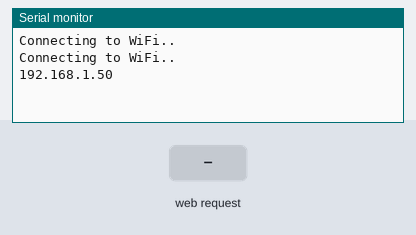
A sketch run on a simulated ESP32. Shown: the last lines printed to the serial monitor. The test bench sets the inputs (shaded band). WiFi joins after 1.5 s; servers stay silent unless stated; storage starts empty.

Above: at 3.2 s.
3.3 s: HTTP request GET /temperature received
At 4.0 s:
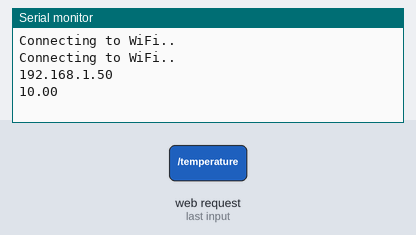
4.8 s: HTTP request GET /humidity received
At 6.3 s:
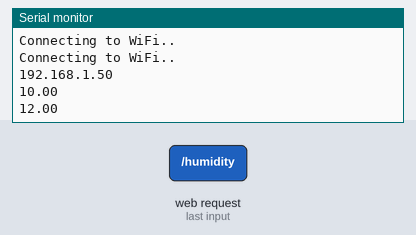

Measured:
- after the input at 3.3 s, the serial monitor: prints a new line at once (image 1)
- after the input at 4.8 s, the serial monitor: prints a new line at once (image 2)

The sketch:

ESP_Chart_Web_Server.ino
```cpp
// (licence header left out)
// Import required libraries
#include <SPIFFS.h>

#include <Arduino.h>
#ifdef ESP32
#include <WiFi.h>
#include <AsyncTCP.h>
#elif defined(ESP8266)
#include <ESP8266WiFi.h>
#include <ESPAsyncTCP.h>
#endif
#include <ESPAsyncWebSrv.h>

AsyncWebServer server(80);
#include <Wire.h>
//#include <Adafruit_Sensor.h>
//#include <Adafruit_BME280.h>

/*#include <SPI.h>
#define BME_SCK 18
#define BME_MISO 19
#define BME_MOSI 23
#define BME_CS 5*/

//Adafruit_BME280 bme; // I2C
//Adafruit_BME280 bme(BME_CS); // hardware SPI
//Adafruit_BME280 bme(BME_CS, BME_MOSI, BME_MISO, BME_SCK); // software SPI

// Replace with your network credentials
const char* ssid = "Redmi";
const char* password = "12345678";

// Create AsyncWebServer object on port 80
//AsyncWebServer server(80);

String readBME280Temperature() {
  // Read temperature as Celsius (the default)
  float t = 10;
  // Convert temperature to Fahrenheit
  //t = 1.8 * t + 32;

    Serial.println(t);
    return String(t);

}

String readBME280Humidity() {
  float h = 12;

    Serial.println(h);
    return String(h);

}

String readBME280Pressure() {
  float p = 16;

    Serial.println(p);
    return String(p);

}

void setup(){
  // Serial port for debugging purposes
  Serial.begin(115200);


  // Initialize SPIFFS
if(!SPIFFS.begin()){
  Serial.println("An Error has occurred while mounting SPIFFS");
  Serial.println("Formatting SPIFFS. This may take a while...");
  SPIFFS.format();
  if(!SPIFFS.begin()){
    Serial.println("Failed to format SPIFFS");
    return;
  }
}


  // Connect to Wi-Fi
  WiFi.begin(ssid, password);
  while (WiFi.status() != WL_CONNECTED) {
    delay(1000);
    Serial.println("Connecting to WiFi..");
  }

  // Print ESP32 Local IP Address
  Serial.println(WiFi.localIP());

  // Route for root / web page
  server.on("/", HTTP_GET, [](AsyncWebServerRequest *request){
    request->send(SPIFFS, "/index.html");
  });
  server.on("/temperature", HTTP_GET, [](AsyncWebServerRequest *request){
    request->send_P(200, "text/plain", readBME280Temperature().c_str());
  });
  server.on("/humidity", HTTP_GET, [](AsyncWebServerRequest *request){
    request->send_P(200, "text/plain", readBME280Humidity().c_str());
  });
  server.on("/pressure", HTTP_GET, [](AsyncWebServerRequest *request){
    request->send_P(200, "text/plain", readBME280Pressure().c_str());
  });

  // Start server
  server.begin();

}

void loop(){

}
```
